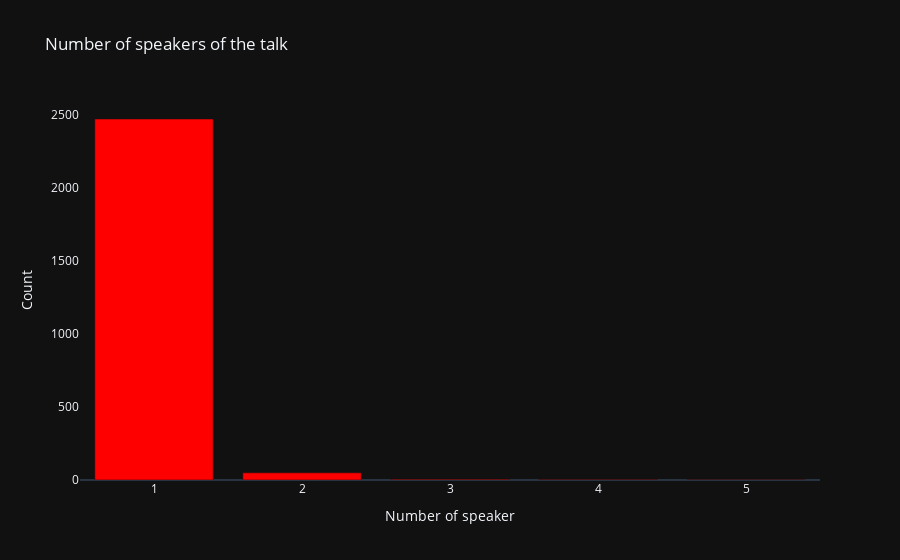

Notebook source saved alongside this figure:
### Markdown cell above
#### Number of speakers

### Code cell
count_speaker = ted_talk.groupby(['num_speaker'])['num_speaker'].count()
fig = px.bar(count_speaker,x = count_speaker.index, y = count_speaker, title = 'Number of speakers of the talk', color_discrete_sequence = ['red'])
fig.update_layout(
    template= 'plotly_dark')
fig.update_yaxes(showgrid=False,visible=True, title="Count")
fig.update_xaxes(title = 'Number of speaker')
fig.show()

### Figure 1 — Plotly figure (JSON) as saved in the notebook; plotly's stock layout.template omitted (floating-point values rounded to 4 significant figures)
{"data": [{"alignmentgroup": "True", "hovertemplate": "index=%{x}<br>y=%{y}<extra></extra>", "legendgroup": "", "marker": {"color": "red", "pattern": {"shape": ""}}, "name": "", "offsetgroup": "", "orientation": "v", "showlegend": false, "textposition": "auto", "type": "bar", "x": [1, 2, 3, 4, 5], "xaxis": "x", "y": [2474, 49, 5, 3, 1], "yaxis": "y"}], "layout": {"barmode": "relative", "legend": {"tracegroupgap": 0}, "title": {"text": "Number of speakers of the talk"}, "xaxis": {"anchor": "y", "domain": [0, 1], "title": {"text": "Number of speaker"}}, "yaxis": {"anchor": "x", "domain": [0, 1], "showgrid": false, "title": {"text": "Count"}, "visible": true}}}
